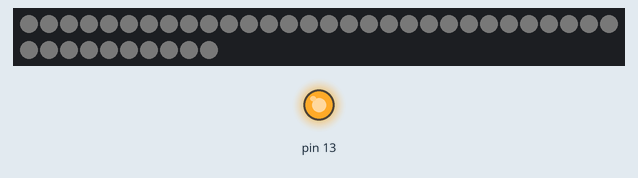
Recording of a sketch running on a simulated Arduino Uno, built with avr-gcc and run on an emulated ATmega328P. Shown: 40 RGB LEDs in strip order, left to right, continuing on the next row, output pins drawn as LEDs (lit = HIGH). Dim RGB values are drawn brighter than linear.

Above: at 0.48 s.
At 14.2 s:
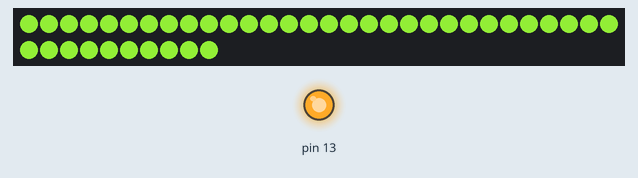

The sketch:

yum_test_1.ino
```cpp
#include <Adafruit_NeoPixel.h>

#define PIN 6
#define BRIGHT 12

// #include <Bridge.h>
// #include <YunServer.h>
// #include <YunClient.h>


// Parameter 1 = number of pixels in strip
// Parameter 2 = pin number (most are valid)
// Parameter 3 = pixel type flags, add together as needed:
//   NEO_RGB     Pixels are wired for RGB bitstream
//   NEO_GRB     Pixels are wired for GRB bitstream
//   NEO_KHZ400  400 KHz bitstream (e.g. FLORA pixels)
//   NEO_KHZ800  800 KHz bitstream (e.g. High Density LED strip)

int XSIZE = 8;
int YSIZE = 5;

int target_r = 123;
int target_g = 200;
int target_b = 45;
int r = 0;
int g = 0;
int b = 0;

// Listen on default port 5555, the webserver on the Yun
// will forward there all the HTTP requests for us.
// YunServer server;


Adafruit_NeoPixel strip = Adafruit_NeoPixel(XSIZE * YSIZE, PIN, NEO_GRB + NEO_KHZ800);

// bool array [XSIZE] [YSIZE];


void setup() {
  strip.begin();
  strip.show(); // Initialize all pixels to 'off'

  Serial.begin(57600);

  pinMode(13,OUTPUT);
  digitalWrite(13, LOW);
  // Bridge.begin();
  digitalWrite(13, HIGH);

  // server.listenOnLocalhost();
  // server.begin();

  delay(100);
}


void loop() {

  // Bridge.put("r", String(r));
  // Bridge.put("g", String(g));
  // Bridge.put("b", String(b));

  colorWipe(strip.Color(r, g, b), 00);

  int i = target_r - r;
  if (i != 0) {
    if (i > 0) {
      r++;
    } else {
      r--;
    }
  }

  i = target_g - g;
  if (i != 0) {
    if (i > 0) {
      g++;
    } else {
      g--;
    }
  }

  i = target_b - b;
  if (i != 0) {
    if (i > 0) {
      b++;
    } else {
      b--;
    }
  }


}

// Fill the dots one after the other with a color
void colorWipe(uint32_t c, uint8_t wait) {
  for(uint16_t i=0; i<strip.numPixels(); i++) {
      strip.setPixelColor(i, c);
      strip.show();
      delay(wait);
  }
}

void rainbow(uint8_t wait) {
  uint16_t i, j;

  for(j=0; j<BRIGHT; j++) {
    for(i=0; i<strip.numPixels(); i++) {
      strip.setPixelColor(i, Wheel((i+j) & BRIGHT));
    }
    strip.show();
    delay(wait);
  }
}

// Slightly different, this makes the rainbow equally distributed throughout
void rainbowCycle(uint8_t wait) {
  uint16_t i, j;

  for(j=0; j<256*5; j++) { // 5 cycles of all colors on wheel
    for(i=0; i< strip.numPixels(); i++) {
      strip.setPixelColor(i, Wheel(((i * 256 / strip.numPixels()) + j) & 255));
    }
    strip.show();
    delay(wait);
  }
}

// Input a value 0 to 255 to get a color value.
// The colours are a transition r - g - b - back to r.
uint32_t Wheel(byte WheelPos) {
  if(WheelPos < 85) {
   return strip.Color(WheelPos * 3, 255 - WheelPos * 3, 0);
  } else if(WheelPos < 170) {
   WheelPos -= 85;
   return strip.Color(255 - WheelPos * 3, 0, WheelPos * 3);
  } else {
   WheelPos -= 170;
   return strip.Color(0, WheelPos * 3, 255 - WheelPos * 3);
  }
}
```
